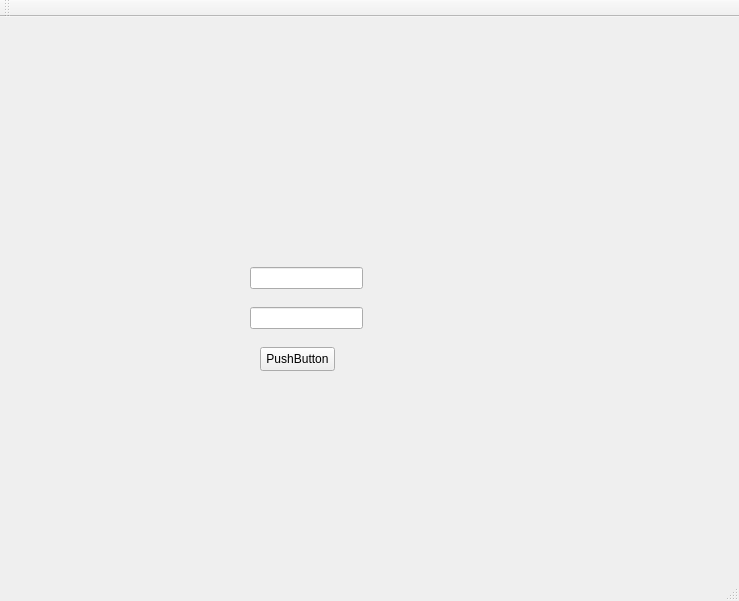
<?xml version="1.0" encoding="UTF-8"?>
<ui version="4.0">
 <class>TaskManageClass</class>
 <widget class="QMainWindow" name="TaskManageClass">
  <property name="geometry">
   <rect>
    <x>0</x>
    <y>0</y>
    <width>739</width>
    <height>601</height>
   </rect>
  </property>
  <property name="windowTitle">
   <string>TaskManage</string>
  </property>
  <widget class="QWidget" name="centralWidget">
   <widget class="QPushButton" name="loginButton">
    <property name="geometry">
     <rect>
      <x>260</x>
      <y>330</y>
      <width>75</width>
      <height>24</height>
     </rect>
    </property>
    <property name="text">
     <string>PushButton</string>
    </property>
   </widget>
   <widget class="QLineEdit" name="passwordInput">
    <property name="geometry">
     <rect>
      <x>250</x>
      <y>290</y>
      <width>113</width>
      <height>22</height>
     </rect>
    </property>
   </widget>
   <widget class="QLineEdit" name="usernameInput">
    <property name="geometry">
     <rect>
      <x>250</x>
      <y>250</y>
      <width>113</width>
      <height>22</height>
     </rect>
    </property>
   </widget>
  </widget>
  <widget class="QMenuBar" name="menuBar">
   <property name="geometry">
    <rect>
     <x>0</x>
     <y>0</y>
     <width>739</width>
     <height>22</height>
    </rect>
   </property>
  </widget>
  <widget class="QToolBar" name="mainToolBar">
   <attribute name="toolBarArea">
    <enum>TopToolBarArea</enum>
   </attribute>
   <attribute name="toolBarBreak">
    <bool>false</bool>
   </attribute>
  </widget>
  <widget class="QStatusBar" name="statusBar"/>
 </widget>
 <layoutdefault spacing="6" margin="11"/>
 <resources/>
 <connections/>
</ui>
